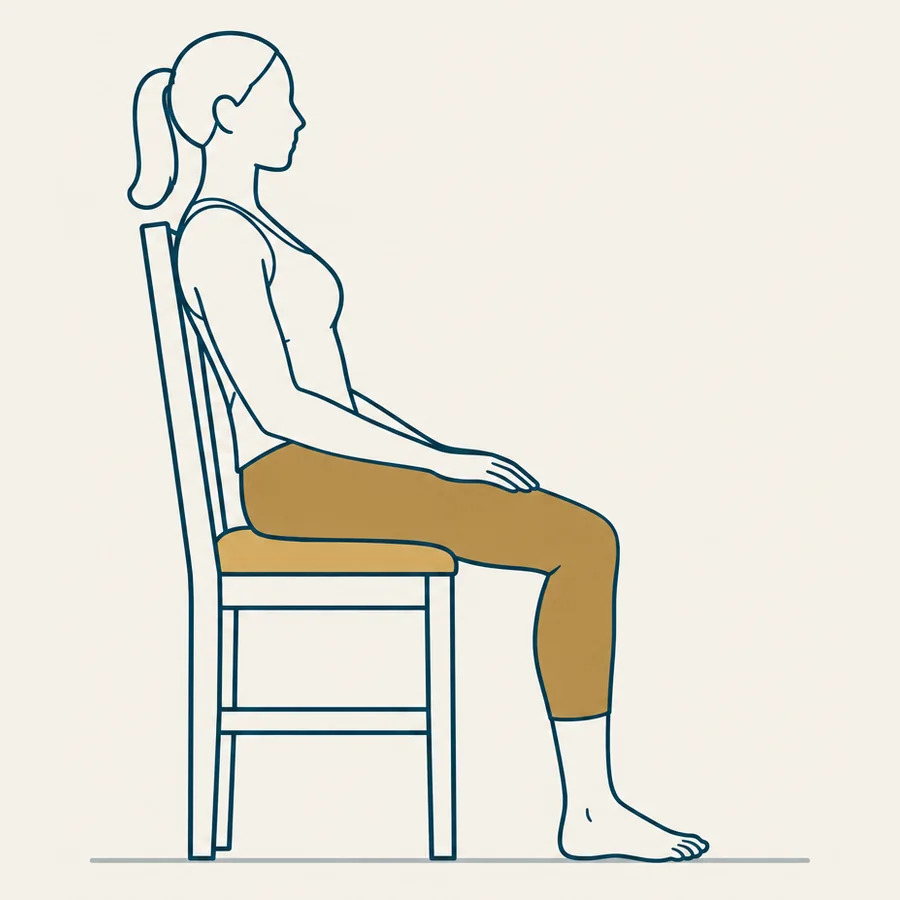
#> input picture scripts/deck-builder/hamstring-guia/assets/fig/d1.jpg, 900 x 900 px, given in place of d1.png, which was not available
$ python preparar.py
#> lines starting #> are read from the running program, lines starting #| are printed output that depends on the picture; pictures that were not available may be replaced by others from this repository, and a replacement may not be noted
"""Recorta o conteudo, normaliza o enquadramento e exporta os JPEG que o guia.html usa.
Quadrado (900) para os cartoes de 3 colunas, 3:2 (1100x733) para os de 2 colunas."""
from PIL import Image, ImageChops
import pathlib
HERE = pathlib.Path(__file__).parent
RAW, OUT = HERE / "raw", HERE.parent / "assets" / "fig"
OUT.mkdir(parents=True, exist_ok=True)
BG = (245, 241, 232)
QUADRADO = {"d1", "d2", "d3", "e5", "e6", "e7"}      # cartoes de 3 colunas
TRES_DOIS = {"e1", "e2", "e3", "e4", "e8", "e9", "e10"}

def preparar(nome, tw, th):
#> called with nome = 'd1', tw = 900, th = 900
    im = Image.open(RAW / f"{nome}.png").convert("RGB")
#> im is the input picture: PIL image 900x900 RGB; mean R, G, B 231.2, 228.2, 217.5
    dif = ImageChops.difference(im, Image.new("RGB", im.size, BG)).convert("L")
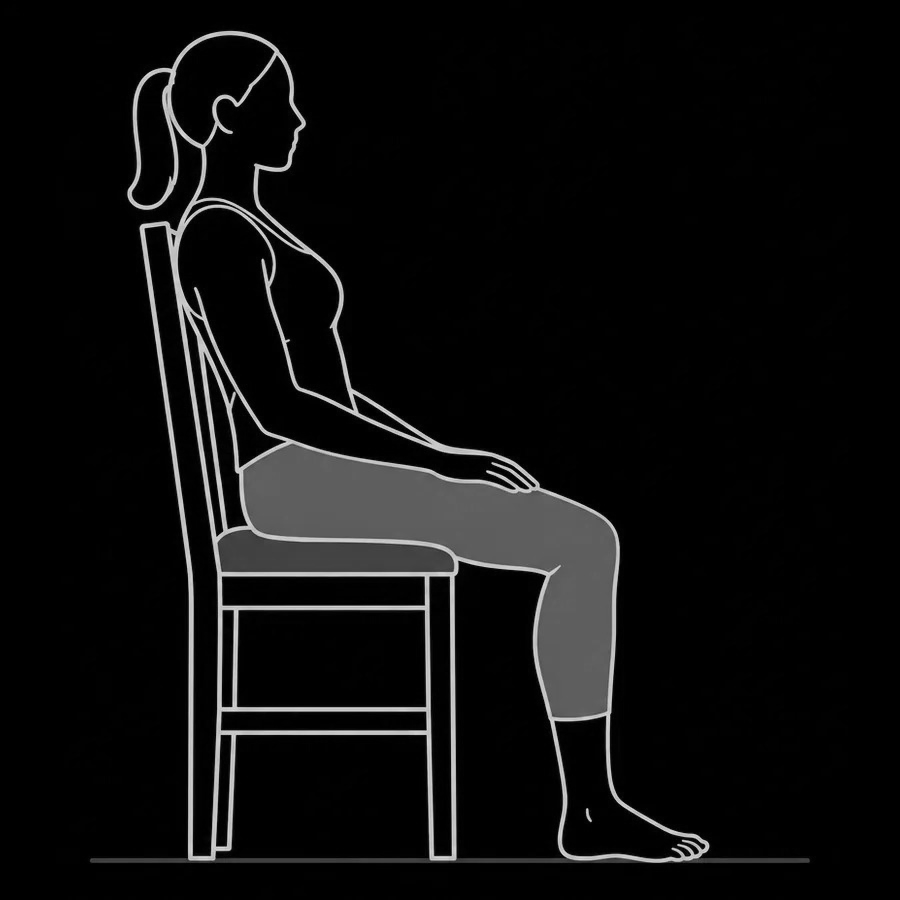
#> dif: PIL image 900x900 L; min 0, max 226, mean 13.5
    caixa = dif.point(lambda p: 255 if p > 18 else 0).getbbox()
#> caixa = (90, 30, 810, 863)
    if caixa:
        m = int(0.025 * max(im.size))
#> m = 22
        caixa = (max(0, caixa[0] - m), max(0, caixa[1] - m),
                 min(im.width, caixa[2] + m), min(im.height, caixa[3] + m))
#> caixa = (68, 8, 832, 885)
        im = im.crop(caixa)
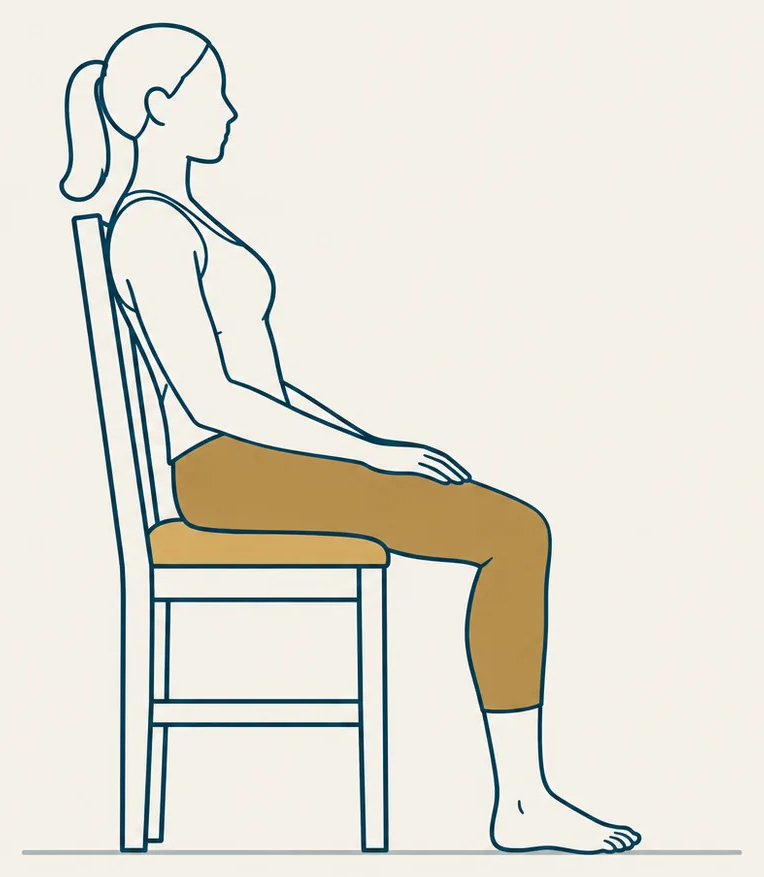
#> im: PIL image 764x877 RGB; mean R, G, B 228.5, 225.6, 214.5
    w, h = im.size
#> w = 764; h = 877
    if w / h > tw / th: nw, nh = tw, max(1, round(tw * h / w))
    else:               nh, nw = th, max(1, round(th * w / h))
#> nh = 900; nw = 784
    im = im.resize((nw, nh), Image.LANCZOS)
#> im: PIL image 784x900 RGB
    tela = Image.new("RGB", (tw, th), BG)
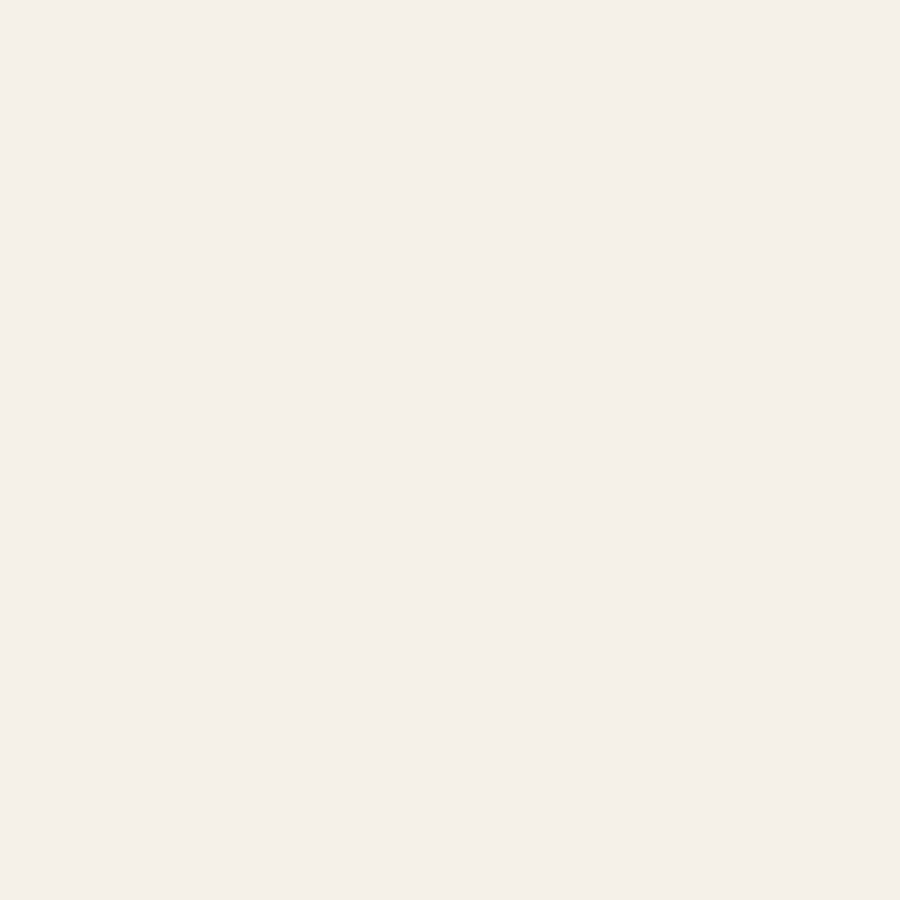
#> tela: PIL image 900x900 RGB; mean R, G, B 245, 241, 232
    tela.paste(im, ((tw - nw) // 2, (th - nh) // 2))
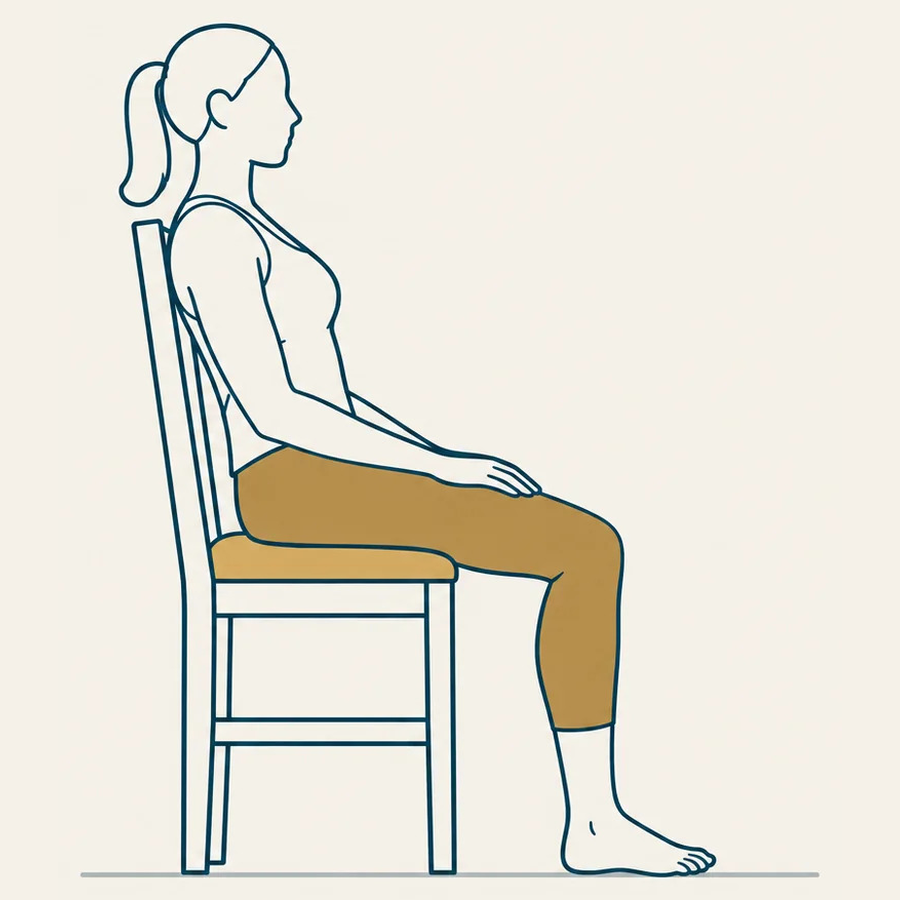
#> tela: PIL image 900x900 RGB; mean R, G, B 230.6, 227.6, 216.8
    # JPEG de proposito: o Chromium repassa o stream direto para o PDF e o arquivo fica leve.
    tela.save(OUT / f"{nome}.jpg", "JPEG", quality=92, optimize=True, subsampling=0)
    print(nome, tela.size)
#| d1 (900, 900)

for n in sorted(QUADRADO):  preparar(n, 900, 900)
#> pass 2 of the loop `for n in sorted(QUADRADO):  preparar(n, 900, 900)`:
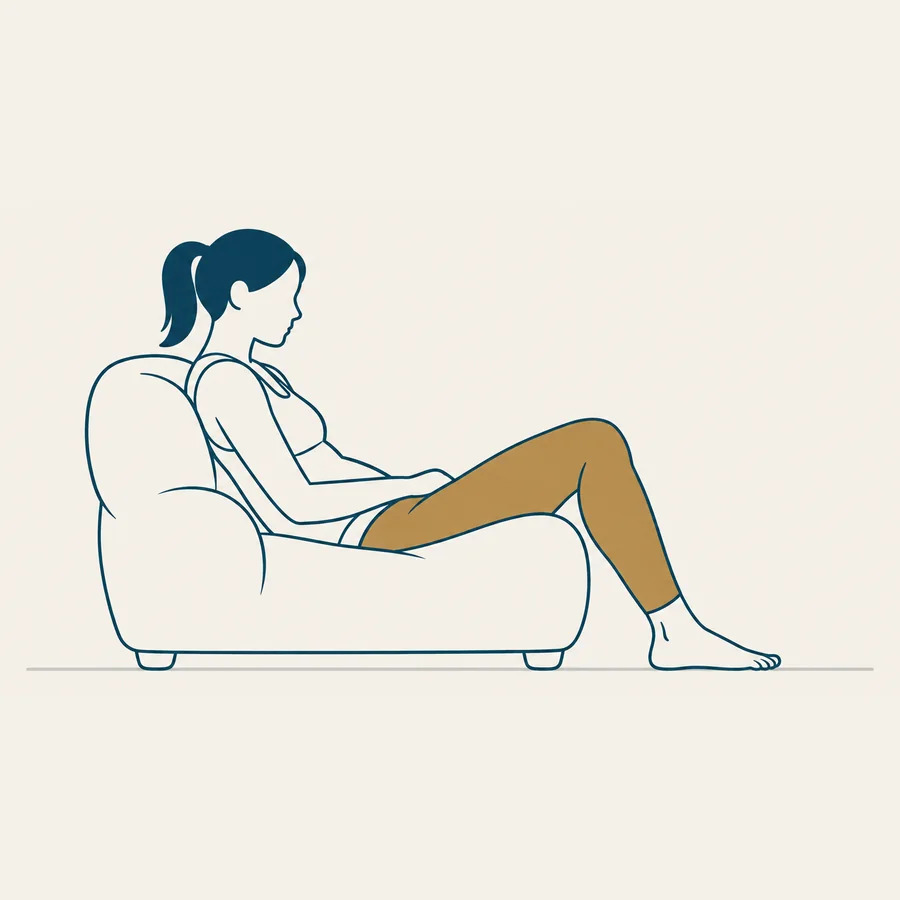
#> input picture scripts/deck-builder/hamstring-guia/assets/fig/d2.jpg, 900 x 900 px, given in place of d2.png, which was not available
#> in preparar, im is the input picture: PIL image 900x900 RGB; mean R, G, B 236, 233, 223.6
#> in preparar (call 2), `dif = ImageChops.difference(im, Image.new("RGB", im.size, BG)).convert..`:
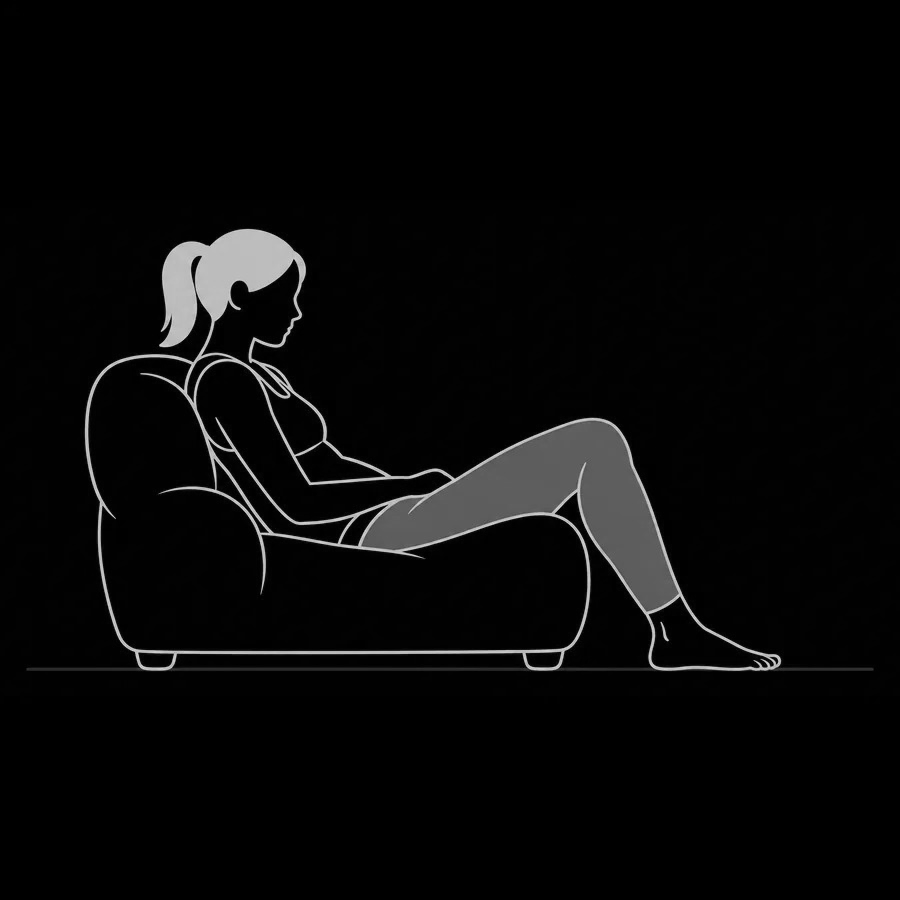
#> dif: PIL image 900x900 L; min 0, max 220, mean 8.4
#> in preparar (call 2), `caixa = dif.point(lambda p: 255 if p > 18 else 0).getbbox()`: caixa = (26, 228, 874, 672)
#> in preparar (call 2), `caixa = (max(0, caixa[0] - m), max(0, caixa[1] - m), min(im.width, cai..`: caixa = (4, 206, 896, 694)
#> in preparar (call 2), `tela.paste(im, ((tw - nw) // 2, (th - nh) // 2))`:
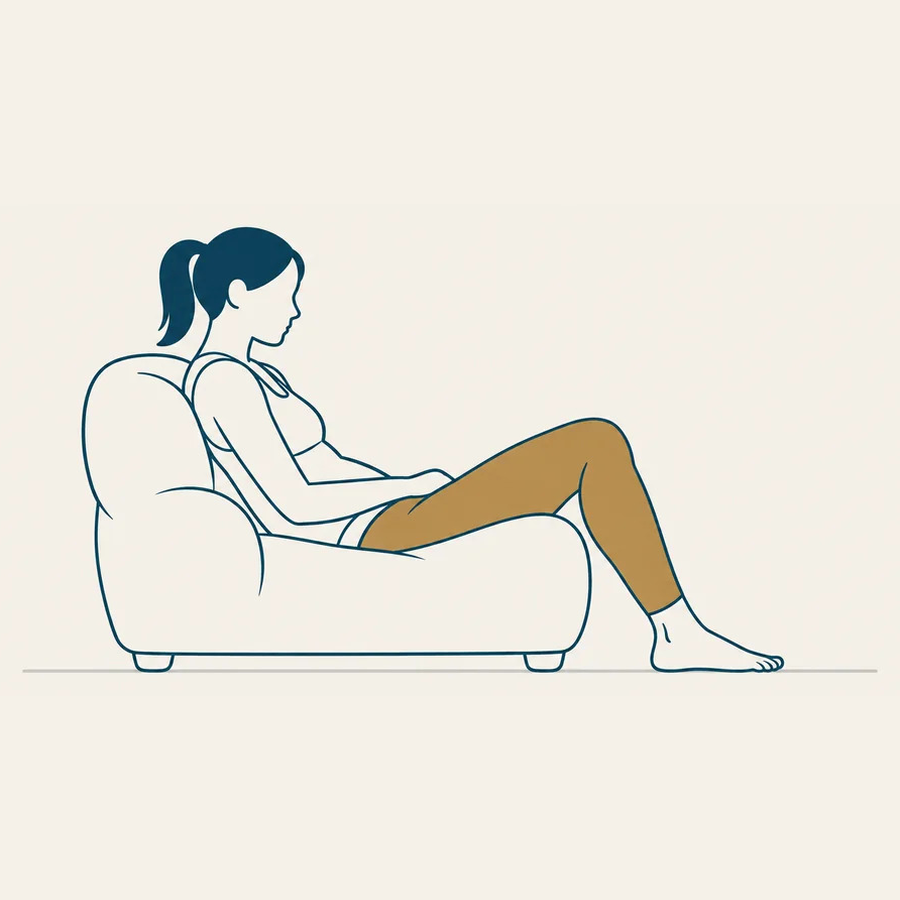
#> tela: PIL image 900x900 RGB; mean R, G, B 236.3, 232.9, 223.5
#| d2 (900, 900)
#> (the run stopped early here; a loop or call above may not have finished)
